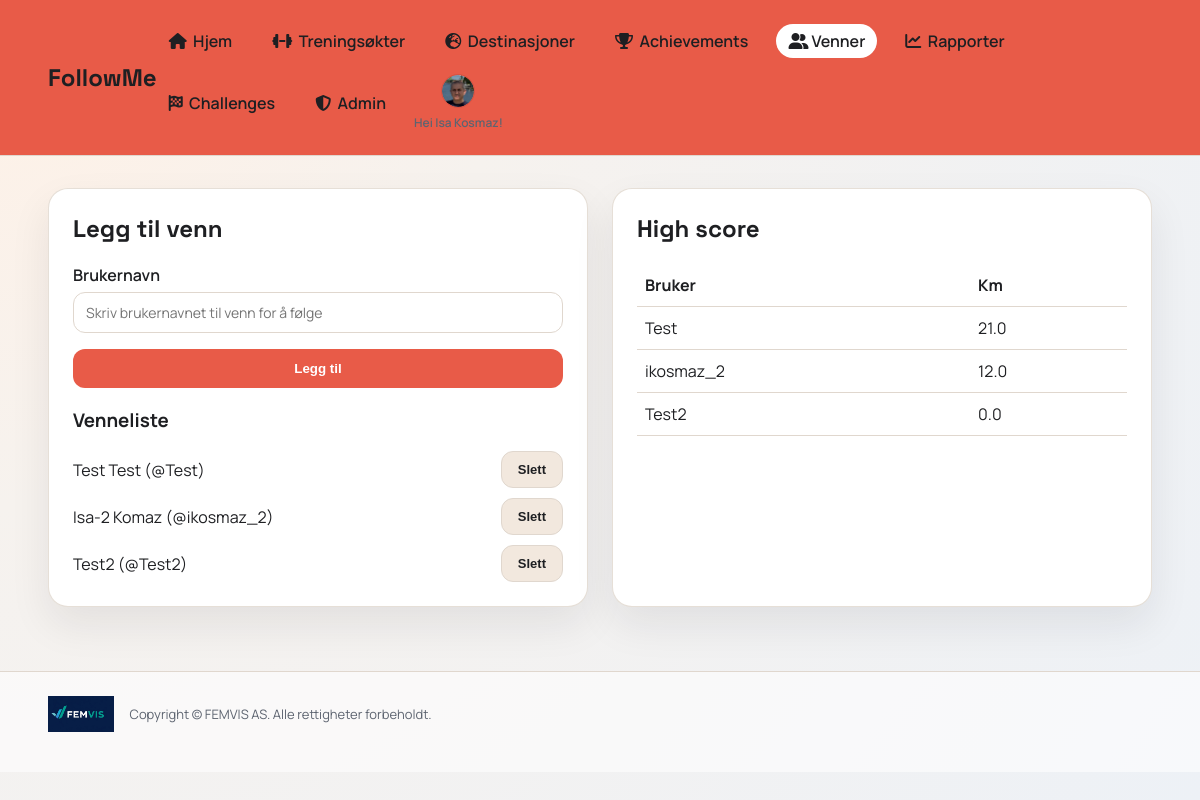
The page /friends (signed in) on the database its author committed.
### app.py (models this page shows)
class User(db.Model):
    id = db.Column(db.Integer, primary_key=True)
    username = db.Column(db.String(40), unique=True, nullable=False)
    full_name = db.Column(db.String(120), nullable=False)
    email = db.Column(db.String(120), unique=True, nullable=False)
    password_hash = db.Column(db.String(255), nullable=False)
    role = db.Column(db.String(20), default="user", nullable=False)
    avatar_color = db.Column(db.String(20), default="#2d7d46", nullable=False)
    avatar_icon = db.Column(db.String(20), default="boot", nullable=False)
    avatar_image = db.Column(db.String(255), nullable=True)
    created_at = db.Column(db.DateTime, default=datetime.utcnow, nullable=False)

### app.py (the view, shortened to what this page needs)
@app.route("/friends", methods=["GET", "POST"])
@login_required
def friends():
    user = get_current_user()
    friend_links = Friend.query.filter_by(user_id=user.id).all()
    friend_users = [db.session.get(User, link.friend_id) for link in friend_links]
    leaderboard = []
    for friend_user in friend_users:
        leaderboard.append(
            {
                "username": friend_user.username,
                "total_km": user_total_km(friend_user.id),
            }
        )
    leaderboard = sorted(leaderboard, key=lambda x: x["total_km"], reverse=True)
    return render_template("friends.html", user=user, friends=friend_users, leaderboard=leaderboard)

### app.py (called while the page is built)
def login_required(view):
    @wraps(view)
    def wrapper(*args, **kwargs):
        if "user_id" not in session:
            return redirect(url_for("login"))
        user = db.session.get(User, session["user_id"])
        if not user:
            session.clear()
            return redirect(url_for("login"))
        return view(*args, **kwargs)
    return wrapper

def get_current_user():
    if "user_id" not in session:
        return None
    user = db.session.get(User, session["user_id"])
    if not user:
        session.clear()
        return None
    return user

def user_total_km(user_id):
    total = db.session.query(db.func.coalesce(db.func.sum(Workout.km), 0)).filter_by(user_id=user_id).scalar()
    return float(total or 0)

### templates/friends.html
{% extends "base.html" %}
{% set title = "Venner" %}
{% block content %}
<section class="split">
  <div class="card">
    <h2>Legg til venn</h2>
    <form method="post" class="form">
      <label>Brukernavn
        <input type="text" name="username" required placeholder="Skriv brukernavnet til venn for å følge">
      </label>
      <button class="button" type="submit">Legg til</button>
    </form>
    <h3>Venneliste</h3>
    <ul class="list">
      {% for friend in friends %}
        <li class="friend-row">
          <span>{{ friend.full_name }} (@{{ friend.username }})</span>
          <form method="post" action="{{ url_for('delete_friend', friend_id=friend.id) }}" onsubmit="return confirm('Er du sikker på at du vil slette vennen?');">
            <button class="button secondary small" type="submit">Slett</button>
          </form>
        </li>
      {% else %}
        <li class="muted">Ingen venner lagt til enda.</li>
      {% endfor %}
    </ul>
  </div>
  <div class="card">
    <h2>High score</h2>
    <table class="table">
      <thead>
        <tr>
          <th>Bruker</th>
          <th>Km</th>
        </tr>
      </thead>
      <tbody>
        {% for row in leaderboard %}
          <tr>
            <td>{{ row.username }}</td>
            <td>{{ "%.1f"|format(row.total_km) }}</td>
          </tr>
        {% else %}
          <tr>
            <td colspan="2" class="muted">Ingen data.</td>
          </tr>
        {% endfor %}
      </tbody>
    </table>
  </div>
</section>
{% endblock %}

### templates/base.html (shortened to what this page needs)
<!doctype html>
<html lang="no">
<head>
  <link rel="stylesheet" href="{{ url_for('static', filename='css/style.css') }}">
  <link rel="stylesheet" href="https://cdnjs.cloudflare.com/ajax/libs/font-awesome/6.5.2/css/all.min.css">
</head>
<body>
  <div class="app-shell">
    <header class="topbar">
      <a class="brand-link" href="{{ url_for('index') }}"><div class="brand">FollowMe</div></a>
      {% if user %}
      <div class="nav-shell">
        <nav class="nav">
          <a href="{{ url_for('index') }}" class="{% if request.path == url_for('index') %}active{% endif %}"><i class="fa-solid fa-house"></i>&nbsp; Hjem</a>
          <a href="{{ url_for('workouts') }}" class="{% if request.path.startswith(url_for('workouts')) %}active{% endif %}"><i class="fa-solid fa-dumbbell"></i>&nbsp; Treningsøkter</a>
          <a href="{{ url_for('destinations') }}" class="{% if request.path.startswith(url_for('destinations')) %}active{% endif %}"><i class="fa-solid fa-earth-europe"></i>&nbsp; Destinasjoner</a>
          <a href="{{ url_for('achievements') }}" class="{% if request.path.startswith(url_for('achievements')) %}active{% endif %}"><i class="fa-solid fa-trophy"></i>&nbsp; Achievements</a>
          <a href="{{ url_for('friends') }}" class="{% if request.path.startswith(url_for('friends')) %}active{% endif %}"><i class="fa-solid fa-user-group"></i> Venner</a>
          <a href="{{ url_for('reports') }}" class="{% if request.path.startswith(url_for('reports')) %}active{% endif %}"><i class="fa-solid fa-chart-line"></i>&nbsp; Rapporter</a>
          <a href="{{ url_for('challenges') }}" class="{% if request.path.startswith(url_for('challenges')) %}active{% endif %}"><i class="fa-solid fa-flag-checkered"></i>&nbsp; Challenges</a>
          {% if user.role == 'admin' %}
          <a href="{{ url_for('admin_dashboard') }}" class="{% if request.path.startswith('/admin') %}active{% endif %}"><i class="fa-solid fa-shield-halved"></i>&nbsp; Admin</a>
          {% endif %}
          <div class="nav-avatar-wrap">
            <a class="nav-avatar {% if user.avatar_image %}has-image{% endif %}" href="{{ url_for('profile') }}" style="--accent: {{ user.avatar_color }}" aria-label="Profil">
              {% if user.avatar_image %}
                <img src="{{ url_for('static', filename='uploads/' ~ user.avatar_image) }}" alt="Avatar">
              {% endif %}
            </a>
            <div class="nav-welcome">Hei {{ user.full_name }}!</div>
          </div>
        </nav>
      </div>
      {% endif %}
    </header>
    <main class="main">
      {% block content %}{% endblock %}
    </main>
    <footer class="footer">
      <div class="footer-inner">
        <img src="{{ url_for('static', filename='img/logo.jpg') }}" alt="FEMVIS AS logo">
        <p>Copyright © FEMVIS AS. Alle rettigheter forbeholdt.</p>
      </div>
    </footer>
  </div>
</body>
</html>

### static/css/style.css (style rules this page uses)
:root { --bg: #f6f2ee; --bg-2: #edf1f6; --card: #ffffff; --ink: #1e1f22; --muted: #5d6470; --accent: #2d7d46; --accent-2: #d96d4e; --stroke: #e0d7ce; }
* { box-sizing: border-box; }
body { margin: 0; font-family: "Manrope", sans-serif; color: var(--ink); background: radial-gradient(circle at top left, #fff1e6 0%, var(--bg) 35%, var(--bg-2) 100%); }
.app-shell { min-height: 100vh; }
.topbar { display: flex; align-items: center; justify-content: space-between; padding: 24px 48px; position: sticky; top: 0; backdrop-filter: blur(6px); background: #e85b48; border-bottom: 1px solid var(--stroke); z-index: 10; }
.brand { font-family: "Space Grotesk", sans-serif; font-size: 24px; font-weight: 700; }
.brand-link { text-decoration: none; color: inherit; }
.nav { display: flex; gap: 16px; flex-wrap: wrap; align-items: center; }
.nav a { text-decoration: none; color: var(--ink); font-weight: 600; padding: 6px 12px; border-radius: 999px; }
.nav a.active { background: var(--card); }
.nav a.nav-avatar { padding: 0; }
.nav-avatar { width: 34px; height: 34px; border-radius: 50%; background: var(--accent); display: flex; align-items: center; justify-content: center; color: #fff; font-weight: 700; overflow: hidden; border: 1px solid rgba(0, 0, 0, 0.08); padding: 0; }
.nav-avatar img { width: 100%; height: 100%; object-fit: cover; display: block; border-radius: 50%; }
.nav-avatar.has-image { background: transparent; }
.nav-avatar-wrap { position: relative; display: flex; align-items: center; flex-direction: column; gap: 6px; }
.nav-welcome { font-size: 12px; color: var(--muted); font-weight: 600; text-align: center; max-width: 140px; }
.nav-shell { display: flex; align-items: center; gap: 12px; position: relative; }
.main { padding: 32px 48px 64px; }
.footer { padding: 24px 48px 40px; border-top: 1px solid var(--stroke); background: rgba(255, 255, 255, 0.6); }
.footer-inner { display: flex; align-items: center; gap: 16px; flex-wrap: wrap; }
.footer-inner img { height: 36px; }
.footer-inner p { margin: 0; color: var(--muted); font-size: 13px; }
.split { display: grid; grid-template-columns: repeat(auto-fit, minmax(280px, 1fr)); gap: 24px; }
.card { background: var(--card); border-radius: 20px; padding: 24px; box-shadow: 0 18px 40px rgba(29, 31, 34, 0.08); border: 1px solid rgba(224, 215, 206, 0.8); }
.card h2 { margin-top: 0; font-family: "Space Grotesk", sans-serif; }
.form { display: grid; gap: 16px; }
.form label { display: grid; gap: 6px; font-weight: 600; }
input, select { border: 1px solid var(--stroke); border-radius: 12px; padding: 10px 12px; font-size: 14px; font-family: "Manrope", sans-serif; }
.button { background: #e85b48; color: #fff; border: none; padding: 12px 18px; border-radius: 12px; font-weight: 700; cursor: pointer; text-decoration: none; display: inline-block; text-align: center; }
.button.secondary { background: #f2e8de; color: var(--ink); border: 1px solid var(--stroke); }
.button.small { padding: 10px 16px; font-size: 13px; }
.table { width: 100%; border-collapse: collapse; margin-top: 12px; }
.table th, .table td { text-align: left; padding: 10px 8px; border-bottom: 1px solid var(--stroke); }
.list { list-style: none; padding: 0; margin: 0; display: grid; gap: 10px; }
.friend-row { display: flex; align-items: center; justify-content: space-between; gap: 12px; }

### rows shown on the page
User: avatar_image (picture), full_name "Isa Kosmaz"
User: full_name "Test Test", username "Test", total_km "21.0"
User: full_name "Isa-2 Komaz", username "ikosmaz_2", total_km "12.0"
User: full_name "Test2", username "Test2", total_km "0.0"
